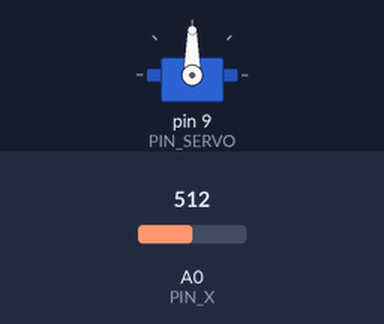
The sketch below on a simulated Arduino Uno, built with avr-gcc and run on an emulated ATmega328P. Parts: servo. The test bench sets the inputs (shaded band); at power-on: A0 (PIN_X) = 512.

Above: at 1.2 s.
1.3 s: A0 (PIN_X) set to 610
At 2.1 s:
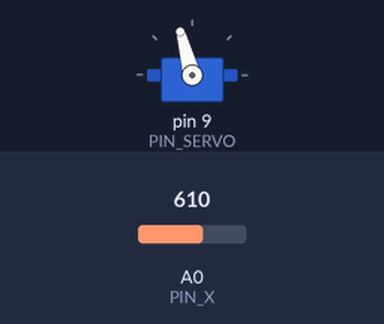
2.8 s: A0 (PIN_X) set to 390
At 3.3 s:
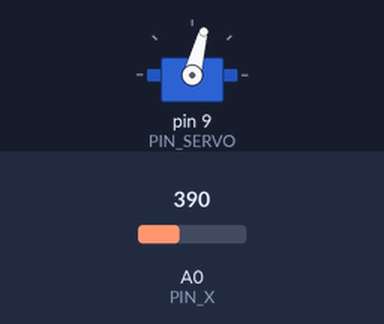
4.3 s: A0 (PIN_X) set to 90
At 5.5 s:
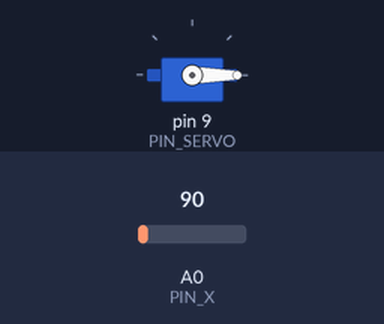
5.8 s: A0 (PIN_X) set to 900
At 6.7 s:
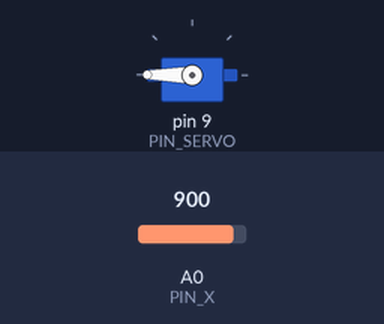
7.3 s: A0 (PIN_X) set to 716
At 7.8 s:
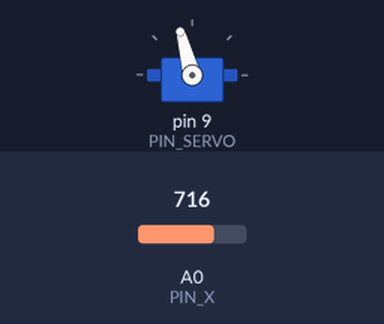
8.8 s: A0 (PIN_X) set to 590
At 10.2 s:
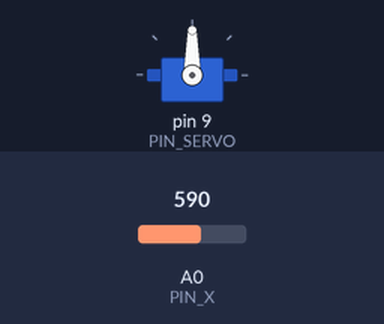
Timing chart, 0 to 11.3 s (numbered marks = the images above; inputs shaded):
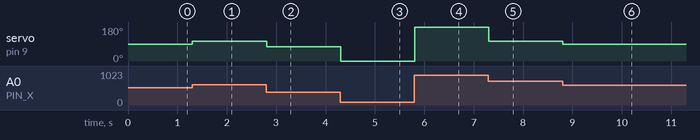

Measured:
- after the input at 1.3 s, servo on pin 9 (PIN_SERVO): 90° → 105° at once
- after the input at 2.8 s, servo on pin 9 (PIN_SERVO): 105° → 75° at once
- after the input at 4.3 s, servo on pin 9 (PIN_SERVO): 75° → 0° at once
- after the input at 5.8 s, servo on pin 9 (PIN_SERVO): 0° → 180° at once
- after the input at 7.3 s, servo on pin 9 (PIN_SERVO): 180° → 105° at once
- after the input at 8.8 s, servo on pin 9 (PIN_SERVO): 105° → 90° at once

The sketch:

Prac4_2.ino
```cpp
#include <Servo.h>

#define PIN_X A0
#define PIN_SERVO 9

Servo s;

void setup() {
  pinMode(PIN_X, INPUT);
  s.attach(PIN_SERVO);
  Serial.begin(9600);
}

void loop() {
  int val = analogRead(PIN_X);
  //Serial.println(String(val));
  if (val < 100) {
    s.write(0);
  } else if (val < 400) {
    s.write(75);
  } else if (val < 600) {
    s.write(90);
  } else if (val < 900) {
    s.write(105);
  } else {
    s.write(180);
  }
  delay(15);
}
```
